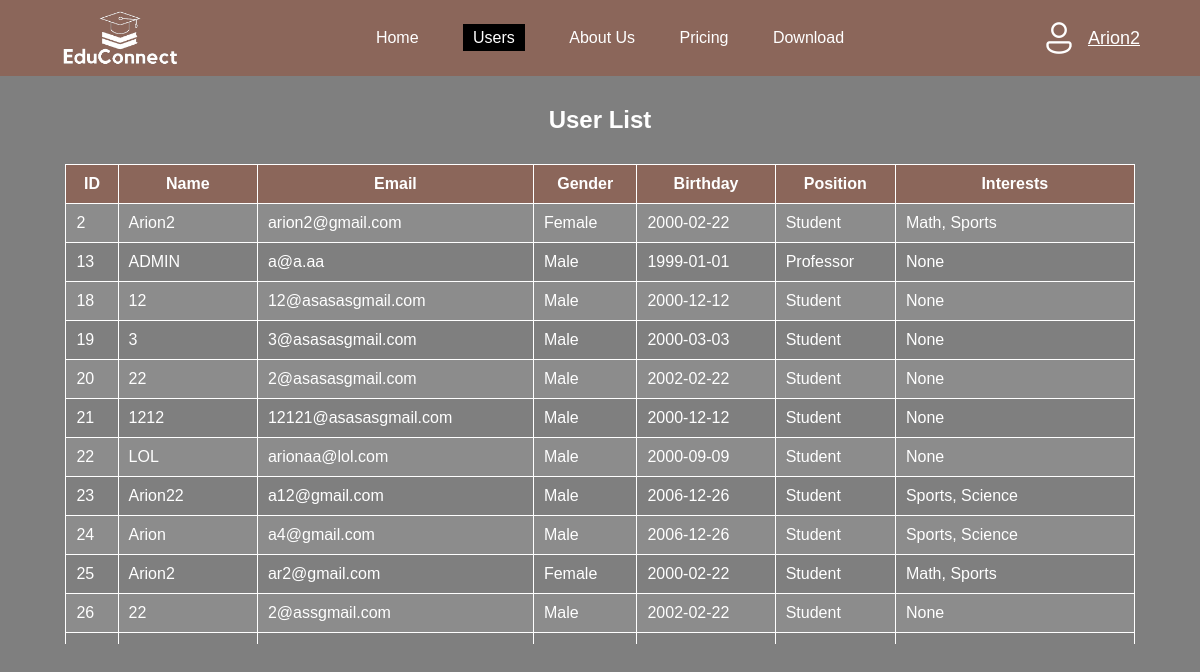
Page /usersStudent.php (signed in) on the committed database.
### tables this page shows
CREATE TABLE `users` (
  `id` int(11) NOT NULL,
  `name` varchar(255) NOT NULL,
  `email` varchar(255) NOT NULL,
  `password` varchar(255) NOT NULL,
  `gender` varchar(10) NOT NULL,
  `birthday` date DEFAULT NULL,
  `position` varchar(20) NOT NULL,
  `interests` text DEFAULT NULL
);

### usersStudent.php (the view, shortened to what this page needs)
<?php
include 'config.php';
$name = $_SESSION['name'];
if ($_SESSION['position'] == 'Professor') {
    $namePrefix = "Prof. ";
} else {
    $namePrefix = "";
}
$sql = "SELECT * FROM users";
$result = mysqli_query($conn, $sql);
?>
<!DOCTYPE HTML>
<html>
<head>
    <link rel="stylesheet" href="home.css">
</head>
<body>
    <div class="header">
        <nav>
            <img src="images/logo2.png" class="logo" href="#">
            <ul class="nav-links">
                <li><a href='home.php'>Home</a></li>
                <li><a href="#" class='active'>Users</a></li>
                <li><a href="about.php">About Us</a></li>
                <li><a href="pricing.php">Pricing</a></li>
                <li><a href="download.php">Download</a></li>
            </ul>
            <div class="dropdown" onmouseover="showDropdown()" onmouseleave="hideDropdown()">
                <div class="user-info" onclick="toggleDropdown()">
                    <img class="user-pfp" src="images/icons8-user-38.png">
                    <p class="welcome"><?php echo $namePrefix . $name; ?></p>
                </div>
            </div>
        </nav>
        <div class="container">
            <div class="users">
                <h2 class="users-title">User List</h2>
                <div class="table-container2">
                    <table>
                        <tr>
                            <th>ID</th>
                            <th>Name</th>
                            <th>Email</th>
                            <th>Gender</th>
                            <th>Birthday</th>
                            <th>Position</th>
                            <th>Interests</th>
                        </tr>
                        <?php
                        while ($row = $result->fetch_assoc()) {
                            echo "<tr>
                <td>" . $row["id"] . "</td>
                <td>" . $row["name"] . "</td>
                <td>" . $row["email"] . "</td>
                <td>" . $row["gender"] . "</td>
                <td>" . $row["birthday"] . "</td>
                <td>" . $row["position"] . "</td>
                <td>" . $row["interests"] . "</td>
              </tr>";
                        }
                        ?>
                    </table>
                </div>
            </div>
        </div>
    </div>
</body>
</html>

### home.css (style rules this page uses)
* { margin: 0; padding: 0; font-family: Arial; box-sizing: border-box; }
body { background: linear-gradient(rgba(0, 0, 0, 0.5), rgba(0, 0, 0, 0.5)), url(images/background.png) no-repeat center center fixed; background-size: cover; display: flex; align-items: center; justify-content: center; height: 100vh; overflow: hidden; }
.header { position: relative; min-height: 100vh; width: 100%; }
nav { display: flex; align-items: center; justify-content: space-between; padding: 0 5%; background-color: rgb(139, 102, 90); }
.logo { width: 120px; cursor: pointer; margin: 10px 0; }
.nav-links li { list-style: none; display: inline-block; margin: 5px 20px; }
.nav-links li a { text-decoration: none; color: white; }
.active { background-color: black; padding: 5px 10px 5px; }
.welcome { color: white; font-size: 18px; text-decoration: underline; }
.user-pfp { margin-right: 10px; }
.user-info { display: flex; flex-direction: row; justify-content: space-between; align-items: center; padding: 5px 0; cursor: pointer; }
.dropdown { position: relative; display: inline-block; }
.container { margin-top: 20px; }
.users-title { margin: 10px 0; }
.users { display: flex; flex-direction: column; align-items: center; }
.table-container2 { display: flex; width: 90%; max-height: 500px; overflow-y: auto; scrollbar-width: thin; scrollbar-color: #8b665a #201b1e; justify-items: center; }
table { width: 99%; border-collapse: collapse; margin: 20px auto; z-index: 0; }
h2 { color: white; }
th, td { padding: 10px; border: 1px solid white; color: white; }
th { position: sticky; top: 0; background-color: rgb(139, 102, 90); z-index: 1; }
tr:nth-child(even) { background-color: rgba(255, 255, 255, 0.1); }

### rows in the picture
users: id "2", name "Arion2", email "arion2@gmail.com", gender "Female", birthday "2000-02-22", position "Student", interests "Math, Sports"
users: id "13", name "ADMIN", email "a@a.aa", gender "Male", birthday "1999-01-01", position "Professor", interests "None"
users: id "18", name "12", email "12@asasasgmail.com", gender "Male", birthday "2000-12-12", position "Student", interests "None"
users: id "19", name "3", email "3@asasasgmail.com", gender "Male", birthday "2000-03-03", position "Student", interests "None"
users: id "20", name "22", email "2@asasasgmail.com", gender "Male", birthday "2002-02-22", position "Student", interests "None"
users: id "21", name "1212", email "12121@asasasgmail.com", gender "Male", birthday "2000-12-12", position "Student", interests "None"
users: id "22", name "LOL", email "arionaa@lol.com", gender "Male", birthday "2000-09-09", position "Student", interests "None"
users: id "23", name "Arion22", email "a12@gmail.com", gender "Male", birthday "2006-12-26", position "Student", interests "Sports, Science"
users: id "24", name "Arion", email "a4@gmail.com", gender "Male", birthday "2006-12-26", position "Student", interests "Sports, Science"
users: id "25", name "Arion2", email "ar2@gmail.com", gender "Female", birthday "2000-02-22", position "Student", interests "Math, Sports"
users: id "26", name "22", email "2@assgmail.com", gender "Male", birthday "2002-02-22", position "Student", interests "None"

### other values in the picture
$name "Arion2"
